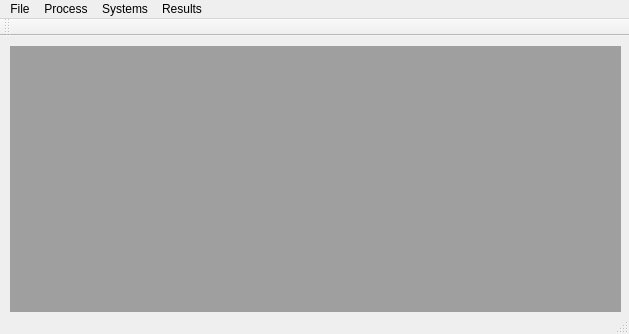
<?xml version="1.0" encoding="UTF-8"?>
<ui version="4.0">
 <class>MainWindow</class>
 <widget class="QMainWindow" name="MainWindow">
  <property name="geometry">
   <rect>
    <x>0</x>
    <y>0</y>
    <width>629</width>
    <height>334</height>
   </rect>
  </property>
  <property name="windowTitle">
   <string>MainWindow</string>
  </property>
  <widget class="QWidget" name="centralWidget">
   <widget class="QMdiArea" name="mdiArea">
    <property name="geometry">
     <rect>
      <x>10</x>
      <y>10</y>
      <width>611</width>
      <height>281</height>
     </rect>
    </property>
   </widget>
  </widget>
  <widget class="QMenuBar" name="menuBar">
   <property name="geometry">
    <rect>
     <x>0</x>
     <y>0</y>
     <width>629</width>
     <height>27</height>
    </rect>
   </property>
   <widget class="QMenu" name="menuFile">
    <property name="title">
     <string>File</string>
    </property>
    <addaction name="actionClose"/>
   </widget>
   <widget class="QMenu" name="menuProcess">
    <property name="title">
     <string>Process</string>
    </property>
    <addaction name="actionLW1_2"/>
    <addaction name="actionLW2_2"/>
    <addaction name="actionLW3_2"/>
    <addaction name="actionLW4_2"/>
   </widget>
   <widget class="QMenu" name="menuSystems">
    <property name="title">
     <string>Systems</string>
    </property>
    <addaction name="actionLW1"/>
    <addaction name="actionLW2"/>
    <addaction name="actionLW3"/>
    <addaction name="actionLW4"/>
   </widget>
   <widget class="QMenu" name="menuResults">
    <property name="title">
     <string>Results</string>
    </property>
    <addaction name="actionExport"/>
   </widget>
   <addaction name="menuFile"/>
   <addaction name="menuProcess"/>
   <addaction name="menuSystems"/>
   <addaction name="menuResults"/>
  </widget>
  <widget class="QToolBar" name="mainToolBar">
   <attribute name="toolBarArea">
    <enum>TopToolBarArea</enum>
   </attribute>
   <attribute name="toolBarBreak">
    <bool>false</bool>
   </attribute>
  </widget>
  <widget class="QStatusBar" name="statusBar"/>
  <action name="actionClose">
   <property name="text">
    <string>Close</string>
   </property>
  </action>
  <action name="actionSystems">
   <property name="text">
    <string>Systems</string>
   </property>
  </action>
  <action name="actionExport">
   <property name="text">
    <string>Export</string>
   </property>
  </action>
  <action name="actionLW1">
   <property name="text">
    <string>LW1</string>
   </property>
  </action>
  <action name="actionLW2">
   <property name="text">
    <string>LW2</string>
   </property>
  </action>
  <action name="actionLW3">
   <property name="text">
    <string>LW3</string>
   </property>
  </action>
  <action name="actionLW4">
   <property name="text">
    <string>LW4</string>
   </property>
  </action>
  <action name="actionLW1_2">
   <property name="text">
    <string>LW1</string>
   </property>
  </action>
  <action name="actionLW2_2">
   <property name="text">
    <string>LW2</string>
   </property>
  </action>
  <action name="actionLW3_2">
   <property name="text">
    <string>LW3</string>
   </property>
  </action>
  <action name="actionLW4_2">
   <property name="text">
    <string>LW4</string>
   </property>
  </action>
 </widget>
 <layoutdefault spacing="6" margin="11"/>
 <resources/>
 <connections/>
</ui>
